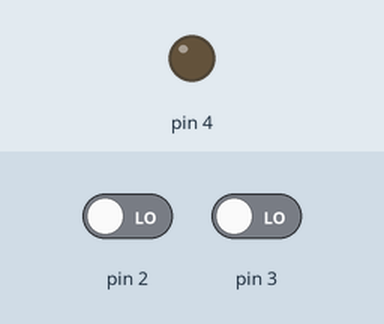
Recording of a sketch running on a simulated Arduino Uno, built with avr-gcc and run on an emulated ATmega328P. Parts: output pins drawn as LEDs (lit = HIGH). Inputs (shaded band) come from the test bench; at power-on: pin 2 LOW, pin 3 LOW.

Above: at 1.2 s.
1.3 s: pin 2 driven HIGH and pin 3 driven HIGH
At 1.9 s:
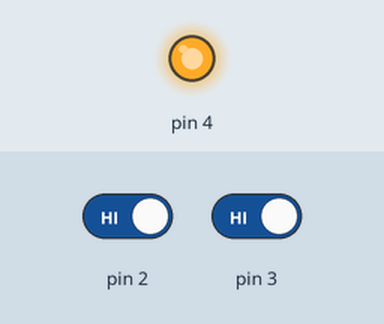
2.8 s: pin 2 driven LOW
At 4.0 s:
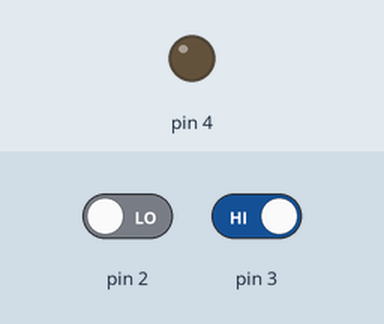
4.3 s: pin 2 driven HIGH
At 5.3 s:
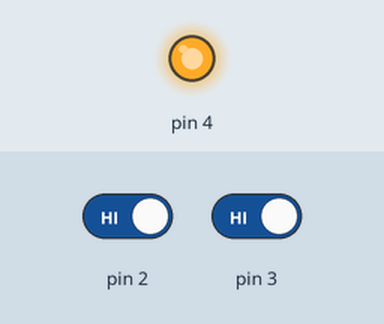
Timing chart, 0 to 7.3 s (numbered marks = the images above; inputs shaded):
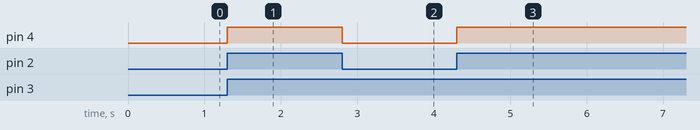

Measured:
- after the input at 1.3 s, pin 4: LOW → HIGH at once
- after the input at 2.8 s, pin 4: HIGH → LOW at once
- after the input at 4.3 s, pin 4: LOW → HIGH at once

The sketch:

Example2.1.ino
```cpp
void setup () {
  pinMode (2, INPUT);
  pinMode (3, INPUT);
  pinMode (4, OUTPUT);
}

void loop () {
  int s1 = digitalRead (2);
  int s2 = digitalRead (3);

  if (s1 == 1 && s2 == 1) {
    digitalWrite (4, HIGH);
  } else {
    digitalWrite (4, LOW);
  }
}
```
